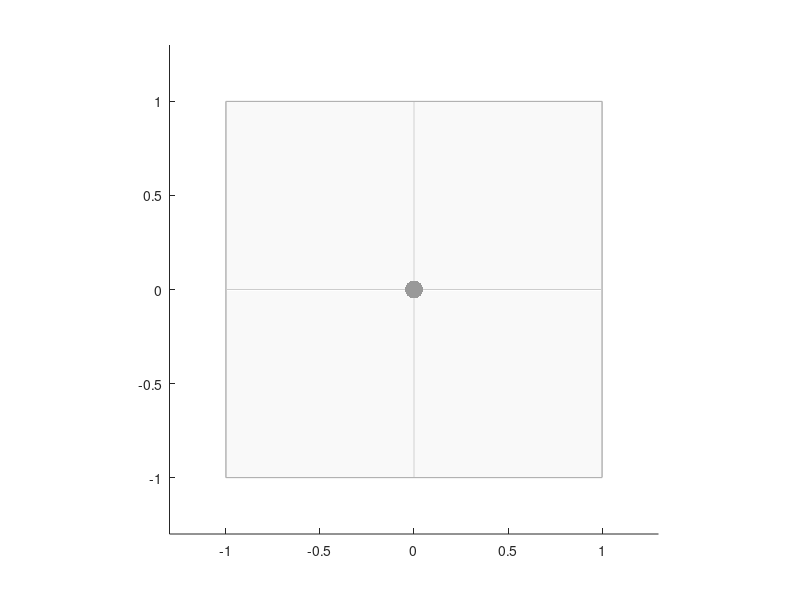

MATLAB code to generate this figure: (Note: this script raises an error after producing the figure.)
function plot_photoreceptor_space()
    % Vector directions (normalized)
    v_mel = [0, 0, 1];
    v_s   = [0, 1, 0];
    v_lms = [1, 1, 0];
    v_lmsm = [1, 1, 1];

    vectors = {v_mel, v_s, v_lms, v_lmsm};
    colors = {[0 1 1], [0 0 1], [1 0.9 0], [0 0 0]}; 
    tipLabels = {'Mel', 'S', 'LMS', 'LF'};

    figure('Color', 'w', 'Renderer', 'opengl');
    ax = gca; hold on; axis equal;
    
    boxPos = 1.0; 
    limit = 1.3; 
    xlim([-limit, limit]); ylim([-limit, limit]); zlim([-limit, limit]);

    % --- MANUAL GRAY FRAME ---
    frameLW = 0.5;             
    frameColor = [0.7 0.7 0.7]; 
    box_pts = [-boxPos, boxPos];
    for i = 1:2
        for j = 1:2
            line(box_pts, [box_pts(i) box_pts(i)], [box_pts(j) box_pts(j)], 'Color', frameColor, 'LineWidth', frameLW);
            line([box_pts(i) box_pts(i)], box_pts, [box_pts(j) box_pts(j)], 'Color', frameColor, 'LineWidth', frameLW);
            line([box_pts(i) box_pts(i)], [box_pts(j) box_pts(j)], box_pts, 'Color', frameColor, 'LineWidth', frameLW);
        end
    end

    % --- THIN GRAY AXES ---
    axisLineColor = [0.8 0.8 0.8];
    line([-boxPos boxPos], [0 0], [0 0], 'Color', axisLineColor, 'LineWidth', 0.5);
    line([0 0], [-boxPos boxPos], [0 0], 'Color', axisLineColor, 'LineWidth', 0.5);
    line([0 0], [0 0], [-boxPos boxPos], 'Color', axisLineColor, 'LineWidth', 0.5);

    % --- INTERNAL ORIGIN PLANES ---
    planeAlpha = 0.05;
    patch([-boxPos boxPos boxPos -boxPos], [-boxPos -boxPos boxPos boxPos], [0 0 0 0], ...
          [0.5 0.5 0.5], 'FaceAlpha', planeAlpha, 'EdgeColor', 'none');
    patch([-boxPos boxPos boxPos -boxPos], [0 0 0 0], [-boxPos -boxPos boxPos boxPos], ...
          [0.5 0.5 0.5], 'FaceAlpha', planeAlpha, 'EdgeColor', 'none');

    % --- CENTRAL GRAY SPHERE (FLAT) ---
    [sx, sy, sz] = sphere(30);
    sphereRadius = 0.05;
    surf(sx*sphereRadius, sy*sphereRadius, sz*sphereRadius, ...
        'FaceColor', [0.6 0.6 0.6], 'EdgeColor', 'none', ...
        'FaceLighting', 'none', 'FaceAlpha', 1.0); % <-- Removed shading

    % --- VECTORS AND TIP LABELS ---
    for i = 1:length(vectors)
        v = vectors{i};
        c = colors{i};
        L = 1.0; coneH = 0.20; coneR = 0.053;

        % Positive arm
        drawSingleConeVector([0 0 0], v*L, coneH, coneR, c, '-', 1.0, 1.0);
        % Negative arm
        drawSingleConeVector([0 0 0], -v*L, coneH, coneR, c, ':', 0.1, 0.5);

        text(v(1)*1.15, v(2)*1.15, v(3)*1.15, tipLabels{i}, ...
            'Color', c, 'FontWeight', 'bold', 'HorizontalAlignment', 'center');
    end

    axis off; 
    view(60, 20);
    % Lighting commands removed to prevent interference
end

function drawSingleConeVector(p1, p2, h, r, col, style, coneAlpha, lineAlpha)
    vec = p2-p1; len = norm(vec); dir = vec/len;
    stemEnd = p1 + dir*(len-h);
    line([p1(1) stemEnd(1)], [p1(2) stemEnd(2)], [p1(3) stemEnd(3)], ...
        'Color', [col lineAlpha], 'LineWidth', 2.5, 'LineStyle', style);
        
    [xc, yc, zc] = cylinder([r, 0], 30); zc = zc*h;
    zAx = [0 0 1];
    if all(abs(dir-zAx)<1e-6), R=eye(3); elseif all(abs(dir+zAx)<1e-6), R=diag([1 1 -1]);
    else
        v_rot = cross(zAx, dir); s_rot = norm(v_rot); c_rot = dot(zAx, dir);
        V_skew = [0 -v_rot(3) v_rot(2); v_rot(3) 0 -v_rot(1); -v_rot(2) v_rot(1) 0];
        R = eye(3) + V_skew + V_skew^2*((1-c_rot)/s_rot^2);
    end
    pts = R*[xc(:)'; yc(:)'; zc(:)'];
    xc = reshape(pts(1,:), size(xc)) + stemEnd(1);
    yc = reshape(pts(2,:), size(yc)) + stemEnd(2);
    zc = reshape(pts(3,:), size(zc)) + stemEnd(3);
    
    % Render with 'FaceLighting' set to 'none'
    surf(xc, yc, zc, 'FaceColor', col, 'EdgeColor', 'none', ...
        'FaceAlpha', coneAlpha, 'FaceLighting', 'none'); 
end
